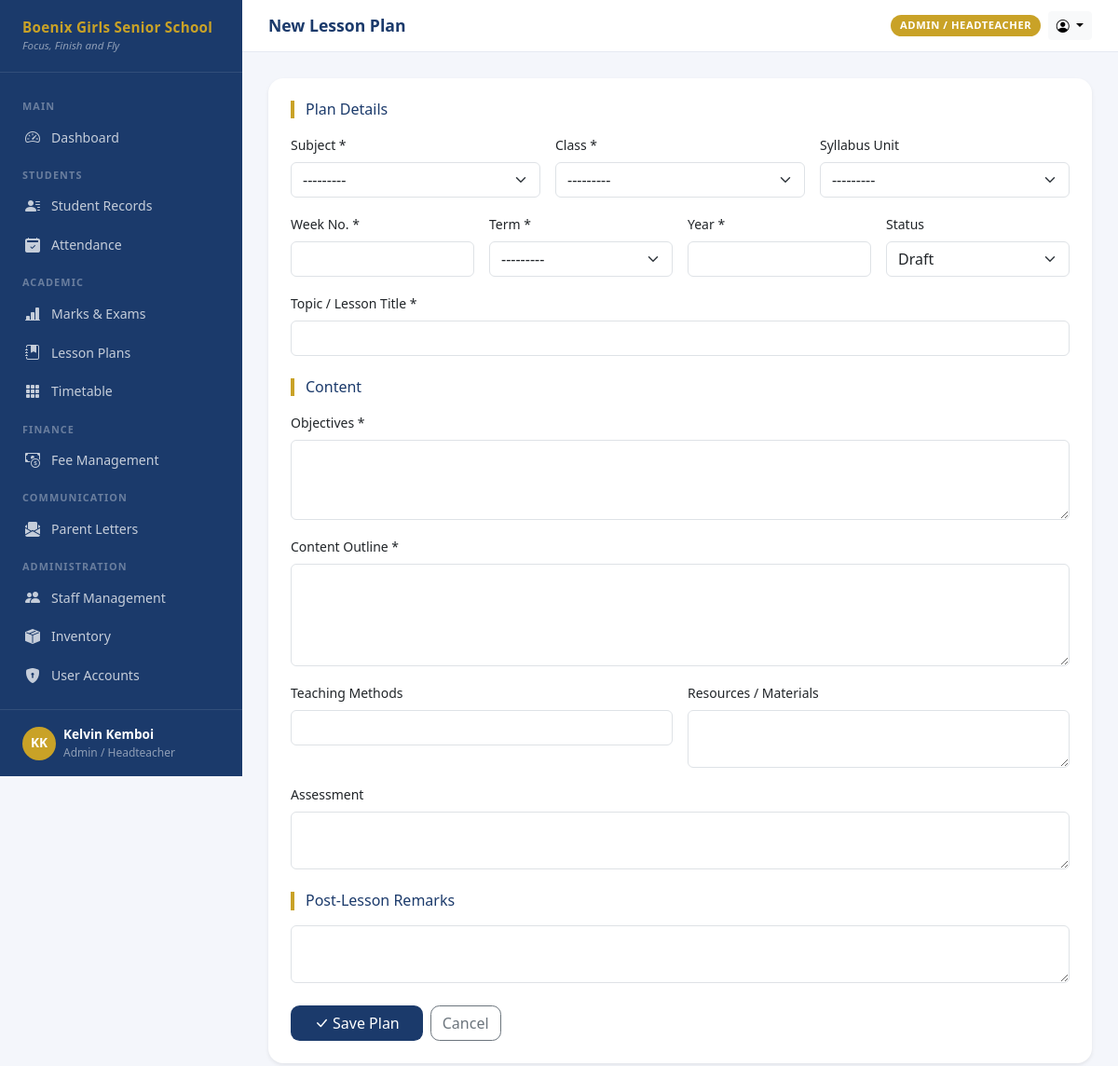
The page /lessons/new/ (signed in) on the database its author committed.
### accounts/models.py (models this page shows, shortened)
class User(AbstractUser):
    ROLE_ADMIN = 'admin'
    ROLE_CLASS_TEACHER = 'class_teacher'
    ROLE_SUBJECT_TEACHER = 'subject_teacher'
    ROLE_PARENT = 'parent'
    ROLE_BURSAR = 'bursar'
    ROLE_AUDITOR = 'auditor'
    ROLE_CHOICES = [
        (ROLE_ADMIN, 'Admin / Headteacher'),
        (ROLE_CLASS_TEACHER, 'Class Teacher'),
        (ROLE_SUBJECT_TEACHER, 'Subject Teacher'),
        (ROLE_PARENT, 'Parent (View Only)'),
        (ROLE_BURSAR, 'Bursar / Accounts'),
        (ROLE_AUDITOR, 'Auditor'),
    ]
    role = models.CharField(
        max_length=20,
        choices=ROLE_CHOICES,
        default=ROLE_SUBJECT_TEACHER,
    )
    phone = models.CharField(max_length=20, blank=True)
    profile_photo = models.ImageField(upload_to='profiles/', blank=True, null=True)
    is_active = models.BooleanField(default=True)
    class_assigned = models.CharField(max_length=20, blank=True, help_text='e.g. Form 4A')
    class Meta:
        verbose_name = 'User'
        verbose_name_plural = 'Users'
        ordering = ['last_name', 'first_name']
    @property
    def is_admin(self):
        return self.role == self.ROLE_ADMIN or self.is_superuser
    @property
    def can_view_fees(self):
        return self.role in (self.ROLE_ADMIN, self.ROLE_BURSAR, self.ROLE_AUDITOR, self.ROLE_PARENT)
    @property
    def can_enter_marks(self):
        return self.role in (self.ROLE_ADMIN, self.ROLE_CLASS_TEACHER, self.ROLE_SUBJECT_TEACHER)

### lessons/views.py (the view)
# urls.py: path('new/', views.lesson_create, name='create'),
@login_required
@teacher_required
def lesson_create(request):
    form = LessonPlanForm(request.POST or None, user=request.user)
    if request.method == 'POST' and form.is_valid():
        plan = form.save(commit=False)
        plan.teacher = request.user
        plan.save()
        messages.success(request, f'Lesson plan for "{plan.topic}" saved.')
        return redirect('lessons:list')
    return render(request, 'lessons/lesson_form.html', {'form': form, 'title': 'New Lesson Plan'})

### lessons/forms.py (shortened to what this page needs)
class LessonPlanForm(forms.ModelForm):
    class Meta:
        model = LessonPlan
        fields = [
            'subject', 'class_section', 'unit', 'week_number', 'term', 'year',
            'topic', 'objectives', 'content_outline', 'teaching_methods',
            'resources', 'assessment', 'remarks', 'status',
        ]
        widgets = {
            'objectives': forms.Textarea(attrs={'rows': 3, 'class': 'form-control'}),
            'content_outline': forms.Textarea(attrs={'rows': 4, 'class': 'form-control'}),
            'resources': forms.Textarea(attrs={'rows': 2, 'class': 'form-control'}),
            'assessment': forms.Textarea(attrs={'rows': 2, 'class': 'form-control'}),
            'remarks': forms.Textarea(attrs={'rows': 2, 'class': 'form-control'}),
        }
    def __init__(self, *args, user=None, **kwargs):
        super().__init__(*args, **kwargs)
        for name, field in self.fields.items():
            w = field.widget
            if isinstance(w, forms.Select):
                w.attrs.setdefault('class', 'form-select')
            elif not isinstance(w, forms.Textarea):
                w.attrs.setdefault('class', 'form-control')

### boenix_sms/context_processors.py (called while the page is built)
def school_info(request):
    return {
        'SCHOOL_NAME': settings.SCHOOL_NAME,
        'SCHOOL_SHORT': settings.SCHOOL_SHORT,
        'SCHOOL_MOTTO': settings.SCHOOL_MOTTO,
    }

### students/models.py (called while the page is built)
    def __str__(self):
        return f'{self.stream.name}{self.section}'

### templates/lessons/lesson_form.html (shortened to what this page needs)
{% extends 'base.html' %}
{% block page_title %}{{ title }}{% endblock %}
{% block content %}
<div class="card border-0 shadow-sm p-4" style="border-radius:1rem;">
  <form method="post" novalidate>
    <h6 class="fw-700 mb-3" style="color:#1B3A6B;border-left:4px solid #C9A227;padding-left:0.75rem;">
      Plan Details
    </h6>
    <div class="row g-3 mb-4">
      <div class="col-md-4"><label class="form-label small fw-600">Subject *</label>{{ form.subject }}</div>
      <div class="col-md-4"><label class="form-label small fw-600">Class *</label>{{ form.class_section }}</div>
      <div class="col-md-4"><label class="form-label small fw-600">Syllabus Unit</label>{{ form.unit }}</div>
      <div class="col-md-3"><label class="form-label small fw-600">Week No. *</label>{{ form.week_number }}</div>
      <div class="col-md-3"><label class="form-label small fw-600">Term *</label>{{ form.term }}</div>
      <div class="col-md-3"><label class="form-label small fw-600">Year *</label>{{ form.year }}</div>
      <div class="col-md-3"><label class="form-label small fw-600">Status</label>{{ form.status }}</div>
      <div class="col-12"><label class="form-label small fw-600">Topic / Lesson Title *</label>{{ form.topic }}</div>
    </div>
    <h6 class="fw-700 mb-3" style="color:#1B3A6B;border-left:4px solid #C9A227;padding-left:0.75rem;">
      Content
    </h6>
    <div class="row g-3 mb-4">
      <div class="col-12"><label class="form-label small fw-600">Objectives *</label>{{ form.objectives }}</div>
      <div class="col-12"><label class="form-label small fw-600">Content Outline *</label>{{ form.content_outline }}</div>
      <div class="col-md-6"><label class="form-label small fw-600">Teaching Methods</label>{{ form.teaching_methods }}</div>
      <div class="col-md-6"><label class="form-label small fw-600">Resources / Materials</label>{{ form.resources }}</div>
      <div class="col-12"><label class="form-label small fw-600">Assessment</label>{{ form.assessment }}</div>
    </div>
    <h6 class="fw-700 mb-3" style="color:#1B3A6B;border-left:4px solid #C9A227;padding-left:0.75rem;">
      Post-Lesson Remarks
    </h6>
    <div class="mb-4">{{ form.remarks }}</div>
    <div class="d-flex gap-2">
      <button type="submit" class="btn px-4" style="background:#1B3A6B;color:#fff;border-radius:0.6rem;">
        <i class="bi bi-check-lg me-1"></i>Save Plan
      </button>
      <a href="{% url 'lessons:list' %}" class="btn btn-outline-secondary" style="border-radius:0.6rem;">Cancel</a>
    </div>
  </form>
</div>
{% endblock %}

### templates/base.html (shortened to what this page needs)
<!DOCTYPE html>
<html lang="en">
<head>
  <link href="https://cdn.jsdelivr.net/npm/bootstrap@5.3.3/dist/css/bootstrap.min.css" rel="stylesheet">
  <link href="https://cdn.jsdelivr.net/npm/bootstrap-icons@1.11.3/font/bootstrap-icons.min.css" rel="stylesheet">
</head>
<body>
<div id="sidebar">
  <div class="sidebar-brand">
    <div class="school-name">{{ SCHOOL_NAME }}</div>
    <div class="school-motto">{{ SCHOOL_MOTTO }}</div>
  </div>
  <nav class="sidebar-nav">
    <div class="nav-section-label">Main</div>
    <a href="{% url 'dashboard:home' %}" class="nav-link {% if request.resolver_match.url_name == 'home' %}active{% endif %}">
      <i class="bi bi-speedometer2"></i> Dashboard
    </a>
    {% if user.is_admin or user.is_class_teacher %}
    <div class="nav-section-label">Students</div>
    <a href="/students/" class="nav-link">
      <i class="bi bi-person-lines-fill"></i> Student Records
    </a>
    <a href="/attendance/" class="nav-link">
      <i class="bi bi-calendar2-check-fill"></i> Attendance
    </a>
    {% endif %}
    {% if user.can_enter_marks %}
    <div class="nav-section-label">Academic</div>
    <a href="/exams/" class="nav-link">
      <i class="bi bi-bar-chart-line-fill"></i> Marks & Exams
    </a>
    <a href="/lessons/" class="nav-link">
      <i class="bi bi-journal-bookmark-fill"></i> Lesson Plans
    </a>
    <a href="/timetable/" class="nav-link">
      <i class="bi bi-grid-3x3-gap-fill"></i> Timetable
    </a>
    {% endif %}
    {% if user.can_view_fees %}
    <div class="nav-section-label">Finance</div>
    <a href="/fees/" class="nav-link">
      <i class="bi bi-cash-coin"></i> Fee Management
    </a>
    {% endif %}
    {% if user.is_admin or user.is_class_teacher %}
    <div class="nav-section-label">Communication</div>
    <a href="/letters/" class="nav-link">
      <i class="bi bi-envelope-paper-fill"></i> Parent Letters
    </a>
    {% endif %}
    {% if user.is_admin %}
    <div class="nav-section-label">Administration</div>
    <a href="/staff/" class="nav-link">
      <i class="bi bi-people-fill"></i> Staff Management
    </a>
    <a href="/inventory/" class="nav-link">
      <i class="bi bi-box-seam-fill"></i> Inventory
    </a>
    <a href="{% url 'accounts:user_list' %}" class="nav-link">
      <i class="bi bi-shield-lock-fill"></i> User Accounts
    </a>
    {% endif %}
  </nav>
  <div class="sidebar-footer">
    <div class="d-flex align-items-center gap-2">
      <div class="rounded-circle bg-gold d-flex align-items-center justify-content-center"
           style="width:36px;height:36px;background:var(--boenix-gold);font-weight:700;color:#fff;font-size:0.85rem;flex-shrink:0;">
        {{ user.first_name|first|upper }}{{ user.last_name|first|upper }}
      </div>
      <div class="overflow-hidden">
        <div class="user-name text-truncate">{{ user.get_full_name }}</div>
        <div class="user-role">{{ user.get_role_display }}</div>
      </div>
    </div>
  </div>
</div>
<div id="main">
  <div class="topbar">
    <div class="d-flex align-items-center gap-3">
      <h1 class="page-title">{% block page_title %}Dashboard{% endblock %}</h1>
    </div>
    <div class="d-flex align-items-center gap-2">
      <span class="role-badge">{{ user.get_role_display }}</span>
      <div class="dropdown">
        <button class="btn btn-sm btn-light dropdown-toggle" data-bs-toggle="dropdown">
          <i class="bi bi-person-circle"></i>
        </button>
      </div>
    </div>
  </div>
  <div class="content-area">
    {% block content %}{% endblock %}
  </div>
</div>
</body>
</html>

### templates/base.html (style rules this page uses)
:root { --boenix-navy: #1B3A6B; --boenix-gold: #C9A227; --boenix-gold-light: #F0D070; --sidebar-width: 260px; }
body { background: #F4F6FB; font-family: 'Segoe UI', sans-serif; }
#sidebar { width: var(--sidebar-width); min-height: 100vh; background: var(--boenix-navy); position: fixed; top: 0; left: 0; display: flex; flex-direction: column; z-index: 100; transition: transform 0.25s ease; }
.sidebar-brand { padding: 1.25rem 1.5rem; border-bottom: 1px solid rgba(255,255,255,0.1); }
.sidebar-brand .school-name { color: var(--boenix-gold); font-size: 0.95rem; font-weight: 700; line-height: 1.3; letter-spacing: 0.02em; }
.sidebar-brand .school-motto { color: rgba(255,255,255,0.5); font-size: 0.72rem; font-style: italic; }
.sidebar-nav { flex: 1; padding: 1rem 0; overflow-y: auto; }
.sidebar-nav .nav-section-label { color: rgba(255,255,255,0.35); font-size: 0.68rem; font-weight: 700; text-transform: uppercase; letter-spacing: 0.1em; padding: 0.75rem 1.5rem 0.25rem; }
.sidebar-nav .nav-link { color: rgba(255,255,255,0.75); padding: 0.55rem 1.5rem; font-size: 0.88rem; display: flex; align-items: center; gap: 0.65rem; border-left: 3px solid transparent; transition: all 0.15s; }
.sidebar-nav .nav-link i { font-size: 1rem; width: 1.1rem; }
.sidebar-footer { padding: 1rem 1.5rem; border-top: 1px solid rgba(255,255,255,0.1); }
.sidebar-footer .user-name { color: #fff; font-size: 0.85rem; font-weight: 600; }
.sidebar-footer .user-role { color: rgba(255,255,255,0.5); font-size: 0.75rem; }
#main { margin-left: var(--sidebar-width); min-height: 100vh; display: flex; flex-direction: column; }
.topbar { background: #fff; padding: 0.75rem 1.75rem; border-bottom: 1px solid #E5E9F2; display: flex; align-items: center; justify-content: space-between; position: sticky; top: 0; z-index: 99; }
.topbar .page-title { font-weight: 700; color: var(--boenix-navy); font-size: 1.1rem; margin: 0; }
.content-area { flex: 1; padding: 1.75rem; }
.role-badge { background: var(--boenix-gold); color: #fff; font-size: 0.7rem; font-weight: 700; padding: 0.2rem 0.6rem; border-radius: 1rem; text-transform: uppercase; letter-spacing: 0.05em; }

### rows shown on the page
User: first_name|first "K", last_name|first "K", get_full_name "Kelvin Kemboi", role "Admin / Headteacher", role "ADMIN / HEADTEACHER"

### other values the page prints
{{ SCHOOL_NAME }} "Boenix Girls Senior School"
{{ SCHOOL_MOTTO }} "Focus, Finish and Fly"
{{ title }} "New Lesson Plan"
